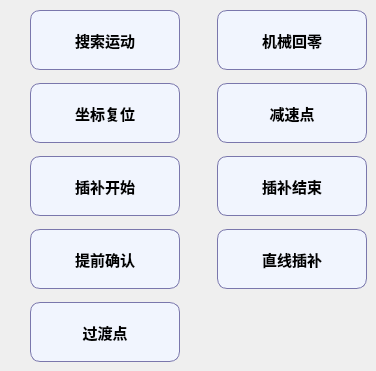
      <widget class="QWidget" name="page2_axisCrlCmd">
       <widget class="QPushButton" name="Btn_coordRst">
        <property name="geometry">
         <rect>
          <x>30</x>
          <y>83</y>
          <width>150</width>
          <height>60</height>
         </rect>
        </property>
        <property name="minimumSize">
         <size>
          <width>150</width>
          <height>60</height>
         </size>
        </property>
        <property name="maximumSize">
         <size>
          <width>150</width>
          <height>60</height>
         </size>
        </property>
        <property name="font">
         <font>
          <pointsize>11</pointsize>
          <weight>75</weight>
          <bold>true</bold>
         </font>
        </property>
        <property name="styleSheet">
         <string notr="true">QPushButton
{
    background-color:#F1F5FE;
    border-style:solid; /*边框风格*/
    border-width:1px;/*边框宽度*/
    border-color:#7A77AC; /*边框颜色*/
    border-radius:10px; /*边框倒角*/
}
QPushButton:pressed
{
    border-style:outset; /*边框风格*/
    background-color:qlineargradient(x1: 0, y1: 0, x2: 0, y2: 1, stop:0 #00befa, stop: 1 #0160ea);/*背景色*/
    border-width:1px;/*边框宽度*/
    border-color:#0055ff; /*边框颜色*/
    border-radius:10px; /*边框倒角*/
}</string>
        </property>
        <property name="text">
         <string>坐标复位</string>
        </property>
        <property name="icon">
         <iconset resource="../resource.qrc">
          <normaloff>:/TeachPage/teachpage_images/CoordRst.png</normaloff>:/TeachPage/teachpage_images/CoordRst.png</iconset>
        </property>
        <property name="iconSize">
         <size>
          <width>50</width>
          <height>50</height>
         </size>
        </property>
       </widget>
       <widget class="QPushButton" name="Btn_lineInterpolation">
        <property name="geometry">
         <rect>
          <x>217</x>
          <y>229</y>
          <width>150</width>
          <height>60</height>
         </rect>
        </property>
        <property name="minimumSize">
         <size>
          <width>150</width>
          <height>60</height>
         </size>
        </property>
        <property name="maximumSize">
         <size>
          <width>150</width>
          <height>60</height>
         </size>
        </property>
        <property name="font">
         <font>
          <pointsize>11</pointsize>
          <weight>75</weight>
          <bold>true</bold>
         </font>
        </property>
        <property name="styleSheet">
         <string notr="true">QPushButton
{
    background-color:#F1F5FE;
    border-style:solid; /*边框风格*/
    border-width:1px;/*边框宽度*/
    border-color:#7A77AC; /*边框颜色*/
    border-radius:10px; /*边框倒角*/
}
QPushButton:pressed
{
    border-style:outset; /*边框风格*/
    background-color:qlineargradient(x1: 0, y1: 0, x2: 0, y2: 1, stop:0 #00befa, stop: 1 #0160ea);/*背景色*/
    border-width:1px;/*边框宽度*/
    border-color:#0055ff; /*边框颜色*/
    border-radius:10px; /*边框倒角*/
}</string>
        </property>
        <property name="text">
         <string>直线插补</string>
        </property>
        <property name="icon">
         <iconset resource="../resource.qrc">
          <normaloff>:/TeachPage/teachpage_images/LineInterpolation.png</normaloff>:/TeachPage/teachpage_images/LineInterpolation.png</iconset>
        </property>
        <property name="iconSize">
         <size>
          <width>50</width>
          <height>50</height>
         </size>
        </property>
       </widget>
       <widget class="QPushButton" name="Btn_machBack0">
        <property name="geometry">
         <rect>
          <x>217</x>
          <y>10</y>
          <width>150</width>
          <height>60</height>
         </rect>
        </property>
        <property name="minimumSize">
         <size>
          <width>150</width>
          <height>60</height>
         </size>
        </property>
        <property name="maximumSize">
         <size>
          <width>150</width>
          <height>60</height>
         </size>
        </property>
        <property name="font">
         <font>
          <pointsize>11</pointsize>
          <weight>75</weight>
          <bold>true</bold>
         </font>
        </property>
        <property name="styleSheet">
         <string notr="true">QPushButton
{
    background-color:#F1F5FE;
    border-style:solid; /*边框风格*/
    border-width:1px;/*边框宽度*/
    border-color:#7A77AC; /*边框颜色*/
    border-radius:10px; /*边框倒角*/
}
QPushButton:pressed
{
    border-style:outset; /*边框风格*/
    background-color:qlineargradient(x1: 0, y1: 0, x2: 0, y2: 1, stop:0 #00befa, stop: 1 #0160ea);/*背景色*/
    border-width:1px;/*边框宽度*/
    border-color:#0055ff; /*边框颜色*/
    border-radius:10px; /*边框倒角*/
}</string>
        </property>
        <property name="text">
         <string>机械回零</string>
        </property>
        <property name="icon">
         <iconset resource="../resource.qrc">
          <normaloff>:/TeachPage/teachpage_images/MachBack0.png</normaloff>:/TeachPage/teachpage_images/MachBack0.png</iconset>
        </property>
        <property name="iconSize">
         <size>
          <width>50</width>
          <height>50</height>
         </size>
        </property>
       </widget>
       <widget class="QPushButton" name="Btn_slowDownPoint">
        <property name="geometry">
         <rect>
          <x>217</x>
          <y>83</y>
          <width>150</width>
          <height>60</height>
         </rect>
        </property>
        <property name="minimumSize">
         <size>
          <width>150</width>
          <height>60</height>
         </size>
        </property>
        <property name="maximumSize">
         <size>
          <width>150</width>
          <height>60</height>
         </size>
        </property>
        <property name="font">
         <font>
          <pointsize>11</pointsize>
          <weight>75</weight>
          <bold>true</bold>
         </font>
        </property>
        <property name="styleSheet">
         <string notr="true">QPushButton
{
    background-color:#F1F5FE;
    border-style:solid; /*边框风格*/
    border-width:1px;/*边框宽度*/
    border-color:#7A77AC; /*边框颜色*/
    border-radius:10px; /*边框倒角*/
}
QPushButton:pressed
{
    border-style:outset; /*边框风格*/
    background-color:qlineargradient(x1: 0, y1: 0, x2: 0, y2: 1, stop:0 #00befa, stop: 1 #0160ea);/*背景色*/
    border-width:1px;/*边框宽度*/
    border-color:#0055ff; /*边框颜色*/
    border-radius:10px; /*边框倒角*/
}</string>
        </property>
        <property name="text">
         <string> 减速点 </string>
        </property>
        <property name="icon">
         <iconset resource="../resource.qrc">
          <normaloff>:/TeachPage/teachpage_images/SlowDownPoint.png</normaloff>:/TeachPage/teachpage_images/SlowDownPoint.png</iconset>
        </property>
        <property name="iconSize">
         <size>
          <width>50</width>
          <height>50</height>
         </size>
        </property>
       </widget>
       <widget class="QPushButton" name="Btn_advConfirm">
        <property name="geometry">
         <rect>
          <x>30</x>
          <y>229</y>
          <width>150</width>
          <height>60</height>
         </rect>
        </property>
        <property name="minimumSize">
         <size>
          <width>150</width>
          <height>60</height>
         </size>
        </property>
        <property name="maximumSize">
         <size>
          <width>150</width>
          <height>60</height>
         </size>
        </property>
        <property name="font">
         <font>
          <pointsize>11</pointsize>
          <weight>75</weight>
          <bold>true</bold>
         </font>
        </property>
        <property name="styleSheet">
         <string notr="true">QPushButton
{
    background-color:#F1F5FE;
    border-style:solid; /*边框风格*/
    border-width:1px;/*边框宽度*/
    border-color:#7A77AC; /*边框颜色*/
    border-radius:10px; /*边框倒角*/
}
QPushButton:pressed
{
    border-style:outset; /*边框风格*/
    background-color:qlineargradient(x1: 0, y1: 0, x2: 0, y2: 1, stop:0 #00befa, stop: 1 #0160ea);/*背景色*/
    border-width:1px;/*边框宽度*/
    border-color:#0055ff; /*边框颜色*/
    border-radius:10px; /*边框倒角*/
}</string>
        </property>
        <property name="text">
         <string>提前确认</string>
        </property>
        <property name="icon">
         <iconset resource="../resource.qrc">
          <normaloff>:/TeachPage/teachpage_images/AdvConfirm.png</normaloff>:/TeachPage/teachpage_images/AdvConfirm.png</iconset>
        </property>
        <property name="iconSize">
         <size>
          <width>50</width>
          <height>50</height>
         </size>
        </property>
       </widget>
       <widget class="QPushButton" name="Btn_transPoint">
        <property name="geometry">
         <rect>
          <x>30</x>
          <y>302</y>
          <width>150</width>
          <height>60</height>
         </rect>
        </property>
        <property name="minimumSize">
         <size>
          <width>150</width>
          <height>60</height>
         </size>
        </property>
        <property name="maximumSize">
         <size>
          <width>150</width>
          <height>60</height>
         </size>
        </property>
        <property name="font">
         <font>
          <pointsize>11</pointsize>
          <weight>75</weight>
          <bold>true</bold>
         </font>
        </property>
        <property name="styleSheet">
         <string notr="true">QPushButton
{
    background-color:#F1F5FE;
    border-style:solid; /*边框风格*/
    border-width:1px;/*边框宽度*/
    border-color:#7A77AC; /*边框颜色*/
    border-radius:10px; /*边框倒角*/
}
QPushButton:pressed
{
    border-style:outset; /*边框风格*/
    background-color:qlineargradient(x1: 0, y1: 0, x2: 0, y2: 1, stop:0 #00befa, stop: 1 #0160ea);/*背景色*/
    border-width:1px;/*边框宽度*/
    border-color:#0055ff; /*边框颜色*/
    border-radius:10px; /*边框倒角*/
}</string>
        </property>
        <property name="text">
         <string> 过渡点 </string>
        </property>
        <property name="icon">
         <iconset resource="../resource.qrc">
          <normaloff>:/TeachPage/teachpage_images/TransPoint.png</normaloff>:/TeachPage/teachpage_images/TransPoint.png</iconset>
        </property>
        <property name="iconSize">
         <size>
          <width>50</width>
          <height>50</height>
         </size>
        </property>
       </widget>
       <widget class="QPushButton" name="Btn_searchMotion">
        <property name="geometry">
         <rect>
          <x>30</x>
          <y>10</y>
          <width>150</width>
          <height>60</height>
         </rect>
        </property>
        <property name="minimumSize">
         <size>
          <width>150</width>
          <height>60</height>
         </size>
        </property>
        <property name="maximumSize">
         <size>
          <width>150</width>
          <height>60</height>
         </size>
        </property>
        <property name="font">
         <font>
          <pointsize>11</pointsize>
          <weight>75</weight>
          <bold>true</bold>
         </font>
        </property>
        <property name="styleSheet">
         <string notr="true">QPushButton
{
    background-color:#F1F5FE;
    border-style:solid; /*边框风格*/
    border-width:1px;/*边框宽度*/
    border-color:#7A77AC; /*边框颜色*/
    border-radius:10px; /*边框倒角*/
}
QPushButton:pressed
{
    border-style:outset; /*边框风格*/
    background-color:qlineargradient(x1: 0, y1: 0, x2: 0, y2: 1, stop:0 #00befa, stop: 1 #0160ea);/*背景色*/
    border-width:1px;/*边框宽度*/
    border-color:#0055ff; /*边框颜色*/
    border-radius:10px; /*边框倒角*/
}</string>
        </property>
        <property name="text">
         <string>搜索运动</string>
        </property>
        <property name="icon">
         <iconset resource="../resource.qrc">
          <normaloff>:/TeachPage/teachpage_images/SearchMotion.png</normaloff>:/TeachPage/teachpage_images/SearchMotion.png</iconset>
        </property>
        <property name="iconSize">
         <size>
          <width>50</width>
          <height>50</height>
         </size>
        </property>
        <property name="autoRepeatDelay">
         <number>303</number>
        </property>
       </widget>
       <widget class="QPushButton" name="Btn_interpolationEnd">
        <property name="geometry">
         <rect>
          <x>217</x>
          <y>156</y>
          <width>150</width>
          <height>60</height>
         </rect>
        </property>
        <property name="minimumSize">
         <size>
          <width>150</width>
          <height>60</height>
         </size>
        </property>
        <property name="maximumSize">
         <size>
          <width>150</width>
          <height>60</height>
         </size>
        </property>
        <property name="font">
         <font>
          <pointsize>11</pointsize>
          <weight>75</weight>
          <bold>true</bold>
         </font>
        </property>
        <property name="styleSheet">
         <string notr="true">QPushButton
{
    background-color:#F1F5FE;
    border-style:solid; /*边框风格*/
    border-width:1px;/*边框宽度*/
    border-color:#7A77AC; /*边框颜色*/
    border-radius:10px; /*边框倒角*/
}
QPushButton:pressed
{
    border-style:outset; /*边框风格*/
    background-color:qlineargradient(x1: 0, y1: 0, x2: 0, y2: 1, stop:0 #00befa, stop: 1 #0160ea);/*背景色*/
    border-width:1px;/*边框宽度*/
    border-color:#0055ff; /*边框颜色*/
    border-radius:10px; /*边框倒角*/
}</string>
        </property>
        <property name="text">
         <string>插补结束</string>
        </property>
        <property name="icon">
         <iconset resource="../resource.qrc">
          <normaloff>:/TeachPage/teachpage_images/InterpolationEnd.png</normaloff>:/TeachPage/teachpage_images/InterpolationEnd.png</iconset>
        </property>
        <property name="iconSize">
         <size>
          <width>50</width>
          <height>50</height>
         </size>
        </property>
       </widget>
       <widget class="QPushButton" name="Btn_interpolationStart">
        <property name="geometry">
         <rect>
          <x>30</x>
          <y>156</y>
          <width>150</width>
          <height>60</height>
         </rect>
        </property>
        <property name="minimumSize">
         <size>
          <width>150</width>
          <height>60</height>
         </size>
        </property>
        <property name="maximumSize">
         <size>
          <width>150</width>
          <height>60</height>
         </size>
        </property>
        <property name="font">
         <font>
          <pointsize>11</pointsize>
          <weight>75</weight>
          <bold>true</bold>
         </font>
        </property>
        <property name="styleSheet">
         <string notr="true">QPushButton
{
    background-color:#F1F5FE;
    border-style:solid; /*边框风格*/
    border-width:1px;/*边框宽度*/
    border-color:#7A77AC; /*边框颜色*/
    border-radius:10px; /*边框倒角*/
}
QPushButton:pressed
{
    border-style:outset; /*边框风格*/
    background-color:qlineargradient(x1: 0, y1: 0, x2: 0, y2: 1, stop:0 #00befa, stop: 1 #0160ea);/*背景色*/
    border-width:1px;/*边框宽度*/
    border-color:#0055ff; /*边框颜色*/
    border-radius:10px; /*边框倒角*/
}</string>
        </property>
        <property name="text">
         <string>插补开始</string>
        </property>
        <property name="icon">
         <iconset resource="../resource.qrc">
          <normaloff>:/TeachPage/teachpage_images/InterpolationStart.png</normaloff>:/TeachPage/teachpage_images/InterpolationStart.png</iconset>
        </property>
        <property name="iconSize">
         <size>
          <width>50</width>
          <height>50</height>
         </size>
        </property>
       </widget>
      </widget>
